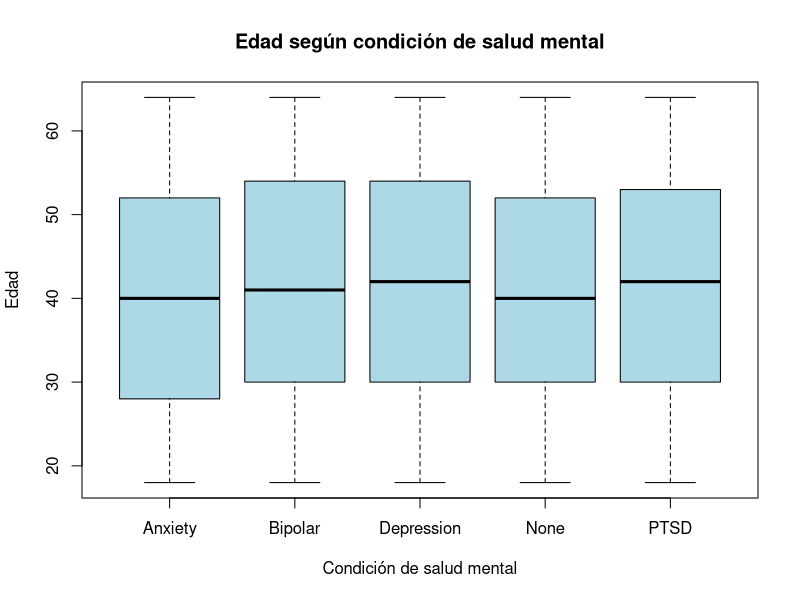
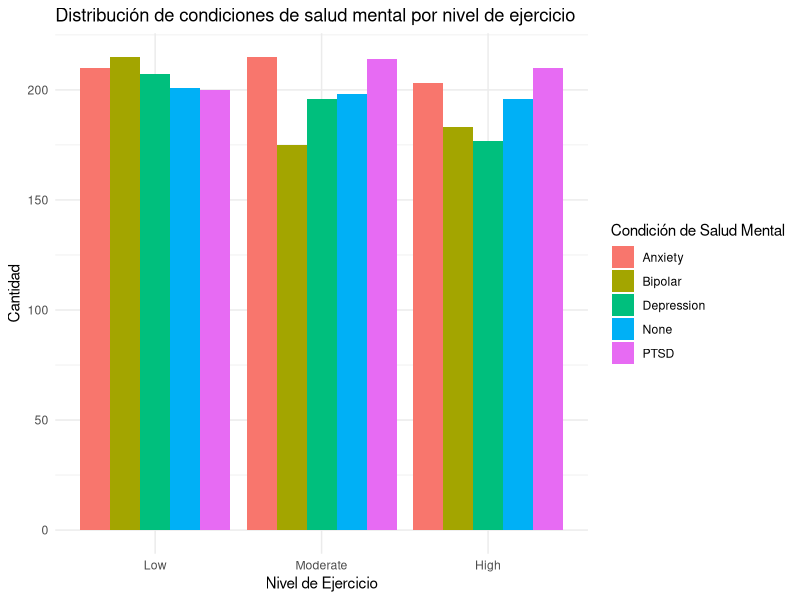
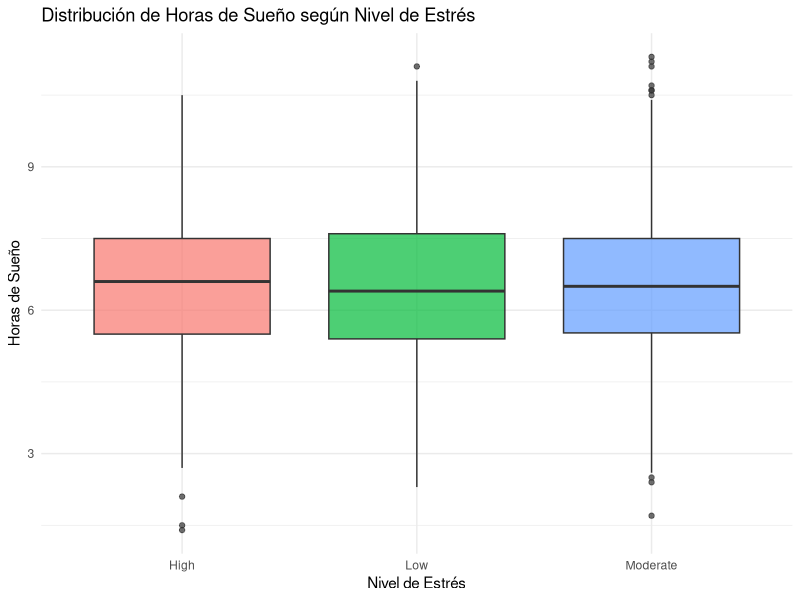
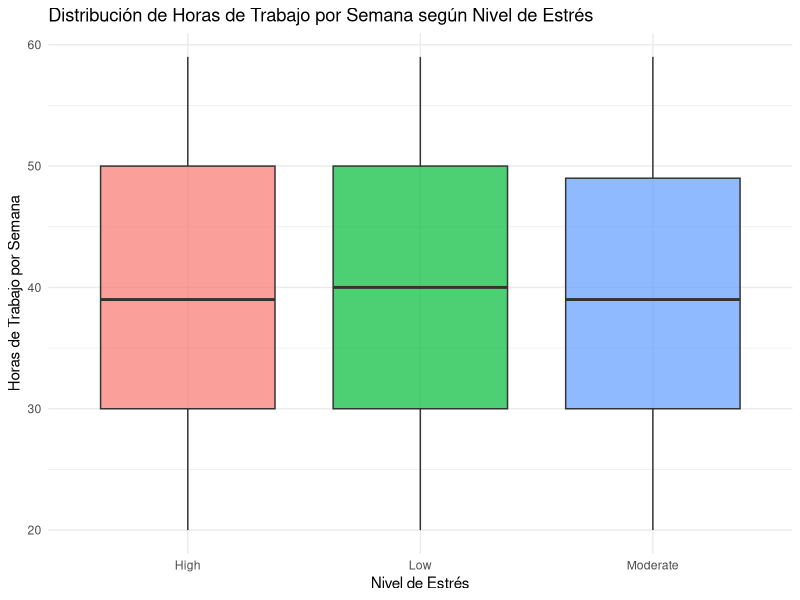

R code for these plots, in order:

install.packages("readxl")  # Si no lo tienes
library(readxl)

# Carga el archivo (ajusta la ruta si lo tienes en otra carpeta)
df <- read_excel("Mental_Health_Lifestyle_Dataset.xlsx")


# Ver las primeras filas
head(df)

# Estructura de los datos
str(df)

# Ver nombres de columnas
colnames(df)

# Revisar valores faltantes
colSums(is.na(df))

summary(df$"Mental Health Condition")
summary(df$Sleep_hours)
summary(df$Exercise_frequency)

##VARIABLE DE SALUD MENTAL
#Cuantas respuestas hay de cada
table(df$"Mental Health Condition")

# Definir los niveles deseados
niveles_salud_mental <- c("Anxiety", "Bipolar", "Depression", "None", "PTSD")

# Convertir a factor con esos niveles
niveles_salud_mental <- c("Anxiety", "Bipolar", "Depression", "None", "PTSD")

df$MentalHealth_num <- as.numeric(factor(df$`Mental Health Condition`, levels = niveles_salud_mental))

levels(df$`Mental Health Condition`)
# Ver resumen de frecuencia
table(df$`Mental Health Condition`)

table(df$"Age")

boxplot(Age ~ `Mental Health Condition`, data = df,
        main = "Edad según condición de salud mental",
        xlab = "Condición de salud mental",
        ylab = "Edad",
        col = "lightblue")

library(dplyr)
library(ggplot2)

##VARIABLE DE EJERCICIO
table(df$"Exercise Level")

#convertir variable en factor
df$ExerciseLevel_num <- as.numeric(factor(df$`Exercise Level`, 
                                          levels = c("Low", "Moderate", "High"),
                                          labels = c(1, 2, 3)))

ggplot(df, aes(x = factor(ExerciseLevel_num), fill = `Mental Health Condition`)) +
  geom_bar(position = "dodge") +
  scale_x_discrete(labels = c("Low", "Moderate", "High")) +
  ylab("Cantidad") +
  xlab("Nivel de Ejercicio") +
  labs(fill = "Condición de Salud Mental") +
  theme_minimal() +
  ggtitle("Distribución de condiciones de salud mental por nivel de ejercicio")

#tabla contingencia
tbl <- table(df$ExerciseLevel_num, df$`Mental Health Condition`)
chisq.test(tbl)
##no son significativas


##NIVELES DE ESTRÉS
table(df$"Stress Level")
df$StressLevel_num <- as.numeric(factor(df$`Stress Level`, 
                                        levels = c("Low", "Moderate", "High")))
##HORAS DE SUEÑO
table(df$"Sleep Hours")
summary(df$`Sleep Hours`)

##horas de sueño x niveles de estrés
df %>%
  group_by(`Stress Level`) %>%
  summarise(
    mean_sleep = mean(`Sleep Hours`, na.rm = TRUE),
    sd_sleep = sd(`Sleep Hours`, na.rm = TRUE),
    median_sleep = median(`Sleep Hours`, na.rm = TRUE),
    n = n()
  )

ggplot(df, aes(x = `Stress Level`, y = `Sleep Hours`, fill = `Stress Level`)) +
  geom_boxplot(alpha = 0.7) +
  xlab("Nivel de Estrés") +
  ylab("Horas de Sueño") +
  theme_minimal() +
  ggtitle("Distribución de Horas de Sueño según Nivel de Estrés") +
  theme(legend.position = "none")

anova_result <- aov(`Sleep Hours` ~ `Stress Level`, data = df)
summary(anova_result)
#no es significativo

##HORAS DE TRABAJO
table(df$"Work Hours per Week")

ggplot(df, aes(x = `Stress Level`, y = `Work Hours per Week`, fill = `Stress Level`)) +
  geom_boxplot(alpha = 0.7) +
  xlab("Nivel de Estrés") +
  ylab("Horas de Trabajo por Semana") +
  theme_minimal() +
  ggtitle("Distribución de Horas de Trabajo por Semana según Nivel de Estrés") +
  theme(legend.position = "none")

anova_work <- aov(`Work Hours per Week` ~ `Stress Level`, data = df)
summary(anova_work)